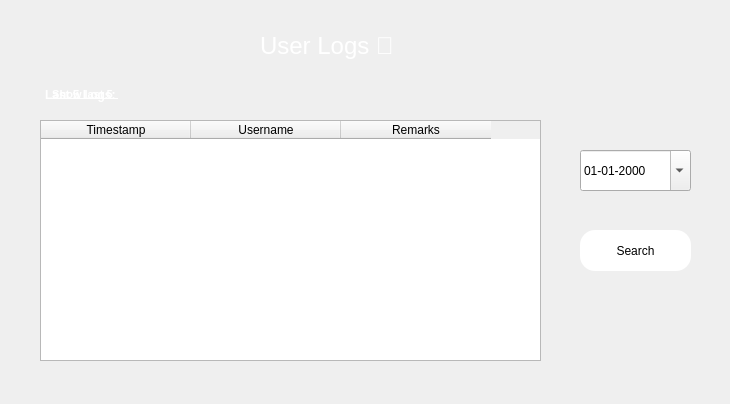
<?xml version="1.0" encoding="UTF-8"?>
<ui version="4.0">
 <class>Frame</class>
 <widget class="QFrame" name="Frame">
  <property name="geometry">
   <rect>
    <x>0</x>
    <y>0</y>
    <width>730</width>
    <height>404</height>
   </rect>
  </property>
  <property name="windowTitle">
   <string>Logs</string>
  </property>
  <property name="windowIcon">
   <iconset resource="project51.qrc">
    <normaloff>:/images/circle.png</normaloff>:/images/circle.png</iconset>
  </property>
  <property name="styleSheet">
   <string notr="true">QComboBox{
background-color:white;
border: none;
border-radius: 4px;
}

QRadioButton
{color:white;
}
QLabel
{color:white;
}
#Frame
{background:url(:/images/simple-background-blue-simple-minimalism-wallpaper-preview.jpg);
}
QPushButton
{background:white;
color:black;
border-radius:15px;
}
QPushButton:hover
{color:#333;
border-radius:15px;
background:#49ebff;
}
QTextEdit
{background:rgb(255, 255, 255);
border-radius:15px;
}
QLineEdit
{background:transparent;
border:none;
color: white;
border-bottom:1px solid #e2e2e2;
}
#btnreset{
background:transparent;
color:white;
font-weight: bold;
}</string>
  </property>
  <widget class="QPushButton" name="btnreset">
   <property name="geometry">
    <rect>
     <x>35</x>
     <y>79</y>
     <width>101</width>
     <height>31</height>
    </rect>
   </property>
   <property name="font">
    <font>
     <pointsize>8</pointsize>
     <weight>75</weight>
     <bold>true</bold>
     <underline>true</underline>
    </font>
   </property>
   <property name="text">
    <string>Show last 5  </string>
   </property>
  </widget>
  <widget class="QLabel" name="label">
   <property name="geometry">
    <rect>
     <x>45</x>
     <y>79</y>
     <width>91</width>
     <height>31</height>
    </rect>
   </property>
   <property name="font">
    <font>
     <weight>75</weight>
     <bold>true</bold>
    </font>
   </property>
   <property name="text">
    <string>Last 5 Logs:</string>
   </property>
  </widget>
  <widget class="QDateEdit" name="dateEdit">
   <property name="enabled">
    <bool>true</bool>
   </property>
   <property name="geometry">
    <rect>
     <x>580</x>
     <y>150</y>
     <width>111</width>
     <height>41</height>
    </rect>
   </property>
   <property name="buttonSymbols">
    <enum>QAbstractSpinBox::UpDownArrows</enum>
   </property>
   <property name="displayFormat">
    <string>dd-MM-yyyy</string>
   </property>
   <property name="calendarPopup">
    <bool>true</bool>
   </property>
  </widget>
  <widget class="QTableWidget" name="table">
   <property name="geometry">
    <rect>
     <x>40</x>
     <y>120</y>
     <width>501</width>
     <height>241</height>
    </rect>
   </property>
   <property name="editTriggers">
    <set>QAbstractItemView::NoEditTriggers</set>
   </property>
   <property name="showGrid">
    <bool>true</bool>
   </property>
   <property name="wordWrap">
    <bool>true</bool>
   </property>
   <property name="cornerButtonEnabled">
    <bool>true</bool>
   </property>
   <attribute name="horizontalHeaderDefaultSectionSize">
    <number>150</number>
   </attribute>
   <attribute name="verticalHeaderVisible">
    <bool>false</bool>
   </attribute>
   <attribute name="verticalHeaderMinimumSectionSize">
    <number>30</number>
   </attribute>
   <attribute name="verticalHeaderDefaultSectionSize">
    <number>37</number>
   </attribute>
   <column>
    <property name="text">
     <string notr="true">Timestamp</string>
    </property>
   </column>
   <column>
    <property name="text">
     <string>Username</string>
    </property>
   </column>
   <column>
    <property name="text">
     <string>Remarks</string>
    </property>
   </column>
  </widget>
  <widget class="QPushButton" name="btnsearch">
   <property name="geometry">
    <rect>
     <x>580</x>
     <y>230</y>
     <width>111</width>
     <height>41</height>
    </rect>
   </property>
   <property name="text">
    <string>Search</string>
   </property>
   <property name="icon">
    <iconset resource="project51.qrc">
     <normaloff>:/images/search.png</normaloff>:/images/search.png</iconset>
   </property>
  </widget>
  <widget class="QLabel" name="label_2">
   <property name="geometry">
    <rect>
     <x>260</x>
     <y>20</y>
     <width>191</width>
     <height>51</height>
    </rect>
   </property>
   <property name="font">
    <font>
     <pointsize>18</pointsize>
    </font>
   </property>
   <property name="text">
    <string>User Logs 📃</string>
   </property>
  </widget>
 </widget>
 <resources>
  <include location="project51.qrc"/>
 </resources>
 <connections/>
</ui>
